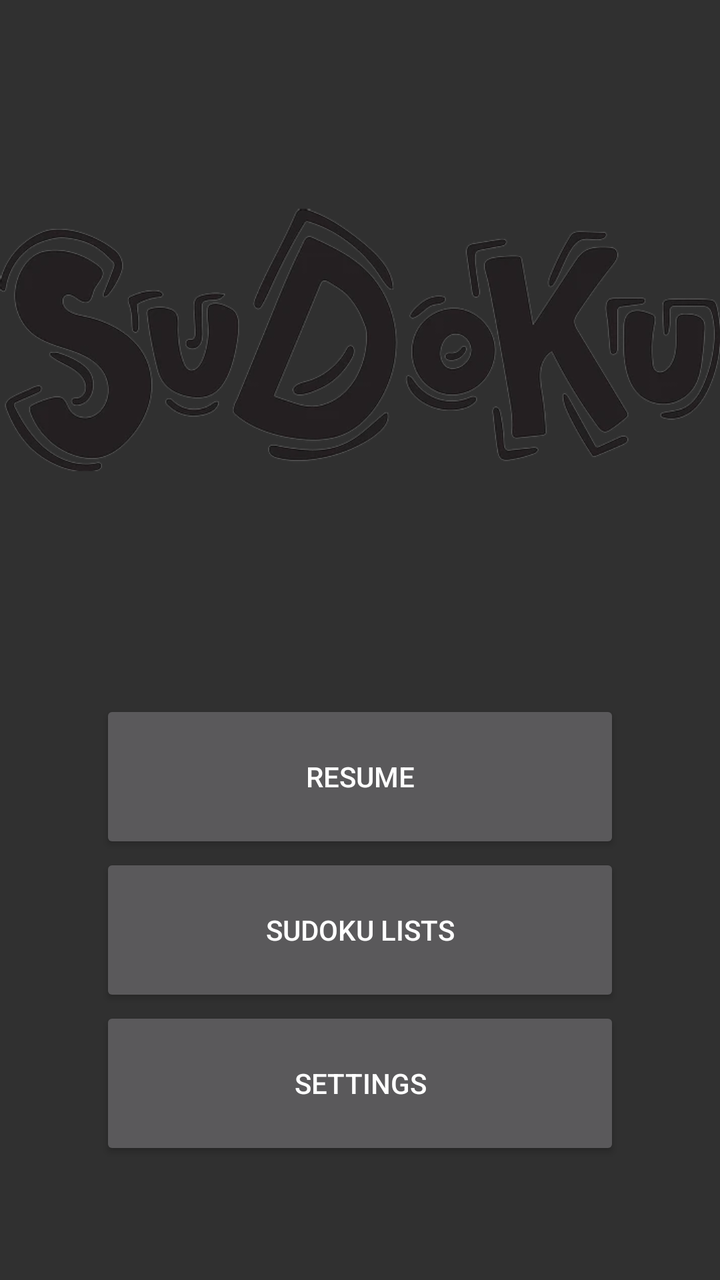
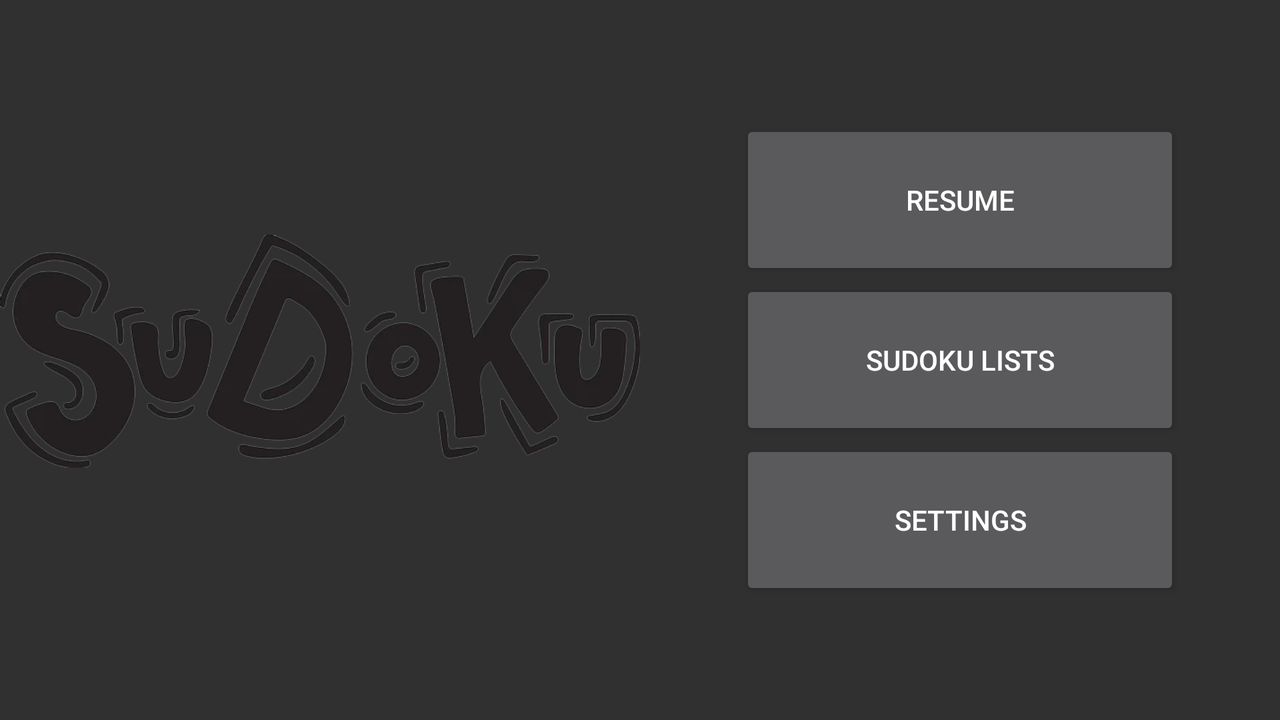

An Android layout and its configuration variant, each rendered on a device that would load it. The default file and the variant file are quoted in full after the pictures.
<!-- AndroidManifest.xml: application theme Theme -->
<!-- res/layout/activity_title_screen.xml -->
<LinearLayout xmlns:android="http://schemas.android.com/apk/res/android"
    xmlns:app="http://schemas.android.com/apk/res-auto"
    android:layout_width="fill_parent"
    android:layout_height="fill_parent"
    android:layout_marginTop="30dp"
    android:layout_marginBottom="30dp"
    android:orientation="vertical">

    <ImageView
        android:layout_width="match_parent"
        android:layout_height="match_parent"
        android:layout_weight="1"
        app:srcCompat="@drawable/iconsdk2" />

    <LinearLayout
        android:layout_width="match_parent"
        android:layout_height="match_parent"
        android:layout_marginLeft="50dp"
        android:layout_marginTop="30dp"
        android:layout_marginRight="50dp"
        android:layout_marginBottom="30dp"
        android:layout_weight="1"
        android:orientation="vertical">

        <Button
            android:id="@+id/resume_button"
            android:layout_width="match_parent"
            android:layout_height="wrap_content"
            android:layout_weight="1"
            android:text="@string/resume" />

        <Button
            android:id="@+id/sudoku_lists_button"
            android:layout_width="match_parent"
            android:layout_height="wrap_content"
            android:layout_weight="1"
            android:text="@string/sudoku_lists" />

        <Button
            android:id="@+id/settings_button"
            android:layout_width="match_parent"
            android:layout_height="wrap_content"
            android:layout_weight="1"
            android:text="@string/settings" />

    </LinearLayout>

</LinearLayout>
<!-- resources referenced by this layout -->
<resources>
  <!-- drawable iconsdk2: png bitmap (drawable, 124105 bytes) -->
  <string name="resume">Resume</string>
  <string name="settings">Settings</string>
  <string name="sudoku_lists">Sudoku Lists</string>
  <style name="Theme" parent="Theme.AppCompat" />
</resources>
<!-- res/layout-land/activity_title_screen.xml (the repository's variant of the layout above) -->
<!-- drawn on the phone turned sideways -->
<LinearLayout xmlns:android="http://schemas.android.com/apk/res/android"
    xmlns:app="http://schemas.android.com/apk/res-auto"
    android:layout_width="fill_parent"
    android:layout_height="fill_parent"
    android:layout_marginTop="30dp"
    android:layout_marginBottom="30dp">

    <ImageView
        android:layout_width="match_parent"
        android:layout_height="match_parent"
        android:layout_weight="1"
        app:srcCompat="@drawable/iconsdk2" />

    <LinearLayout
        android:layout_width="match_parent"
        android:layout_height="match_parent"
        android:layout_marginLeft="50dp"
        android:layout_marginTop="30dp"
        android:layout_marginRight="50dp"
        android:layout_marginBottom="30dp"
        android:layout_weight="1"
        android:orientation="vertical">

        <Button
            android:id="@+id/resume_button"
            android:layout_width="match_parent"
            android:layout_height="wrap_content"
            android:layout_weight="1"
            android:text="@string/resume" />

        <Button
            android:id="@+id/sudoku_lists_button"
            android:layout_width="match_parent"
            android:layout_height="wrap_content"
            android:layout_weight="1"
            android:text="@string/sudoku_lists" />

        <Button
            android:id="@+id/settings_button"
            android:layout_width="match_parent"
            android:layout_height="wrap_content"
            android:layout_weight="1"
            android:text="@string/settings" />

    </LinearLayout>

</LinearLayout>
